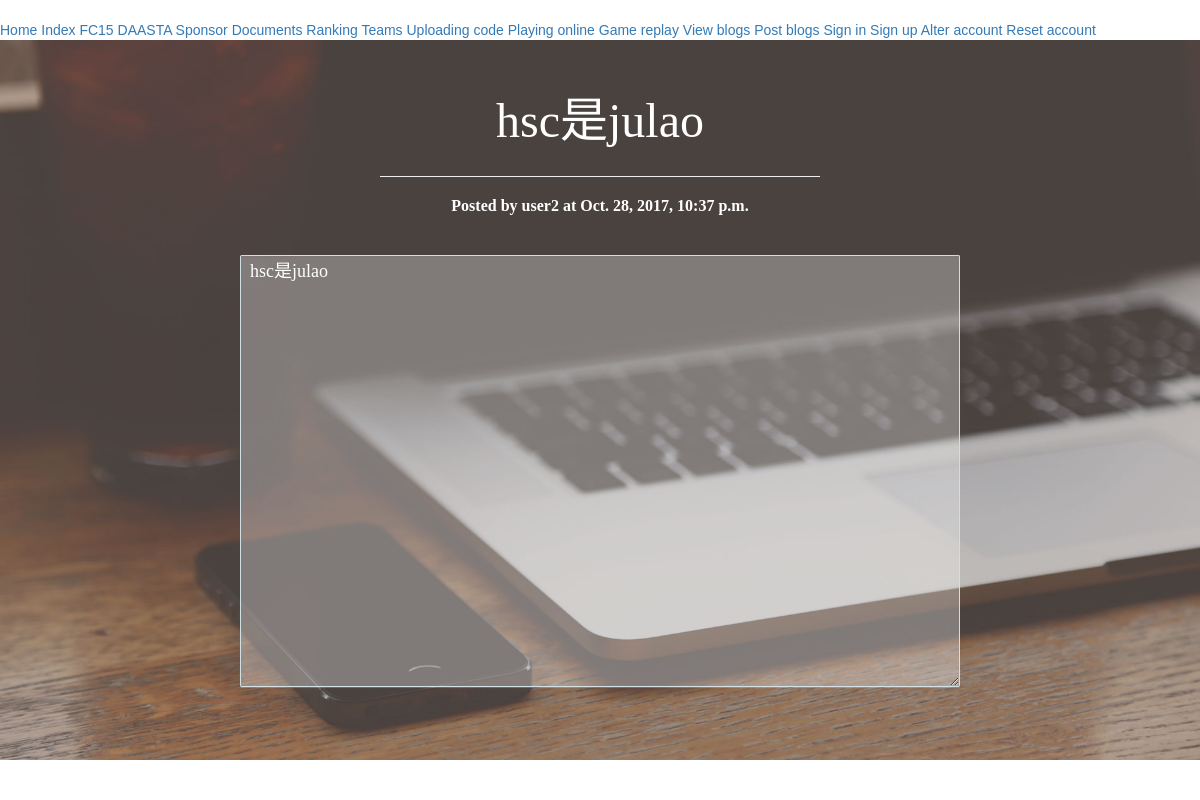
The app's page /blogdetail/7/ with its own data.
### FC15/models.py (models this page shows, shortened)
class BlogPost(models.Model):
    title = models.CharField(max_length = 150)
    username = models.CharField(max_length = 100)
    content = models.TextField()
    timestamp = models.DateTimeField()
    class Meta:
        verbose_name = 'blogpost'
        ordering = ['-timestamp']

### FC15/views.py (the view)
# urls.py: url(r'^blogdetail/(?P<pk>[0-9]+)/$', FC15.views.blogdetail, name = 'blogdetail'),
def blogdetail(request, pk):
    username = request.COOKIES.get('username', '')
    post = get_object_or_404(BlogPost, pk = pk)
    background_image_count = 2
    bg_index = random.randint(1, background_image_count)
    bg_filename = 'blog-bg-' + str(bg_index) + '.jpg'
    return render(request, 'blogdetail.html', {'post': post, 'username': username, 'bgname': bg_filename})

### FC15/templates/blogdetail.html
﻿{% extends "base.html" %}
{% block content %}
<div class="banner" style="width: 100%; background: url('/static/images/{{ bgname }}') fixed center center no-repeat; background-size: cover; height: 90%; margin: 0px 0px 0px 0px;">
    <div style="height: 1%; background-color: rgba(0, 0, 0, 0);"></div>
    <div class="fi" style="margin-left: 30%; width: 40%; margin-top: 20%; margin: auto; text-align: center;">
        <font size="150" color="white" face="微软雅黑">{{ post.title }}</font>
        <hr />
        <p style="font: bold 16px 微软雅黑">Posted by <el-tag type="warning">{{ post.username }}</el-tag> at <el-tag type="success">{{ post.timestamp }}</el-tag></p>
    </div>
    <div style="margin-top: 0px;">
    <textarea name="content" wrap="soft"  rows="20" disabled
        style="margin-top: 10px; font: 18px 微软雅黑; height: 60%; color: rgba(255, 255, 255, 1.0); margin-left: 20%; width: 60%; margin-bottom: 20px;  padding: 5px;  background: rgba(255, 255, 255, 0.3);  border-radius: 2px;  display: block;  padding: 0 9px;  border: 1px solid #cfdfe3;  border-bottom-color: #d2e2e7;  border-radius: 2px;  -webkit-box-shadow: inset 0 1px 2px rgba(0, 0, 0, 0.05), 0 1px rgba(255, 255, 255, 0.2);  box-shadow: inset 0 1px 2px rgba(0, 0, 0, 0.05), 0 1px rgba(255, 255, 255, 0.2);">{{ post.content }}</textarea>
    </div>
</div>
{% endblock %}

### FC15/templates/base.html (style rules this page uses)
.fi { background-color: rgba(0, 0, 0, 0); width:100%; padding:20px; color:#fff; display:none; }
html, body { position: relative; height: 100%; }
body { background: #fff; font-family: Helvetica Neue, Helvetica, Arial, sans-serif; font-size: 14px; color:#000; margin: 0; padding: 0; }

### records on screen
BlogPost: title "hsc是julao", username "user2", timestamp "Oct. 28, 2017, 10:37 p.m.", content "hsc是julao"
